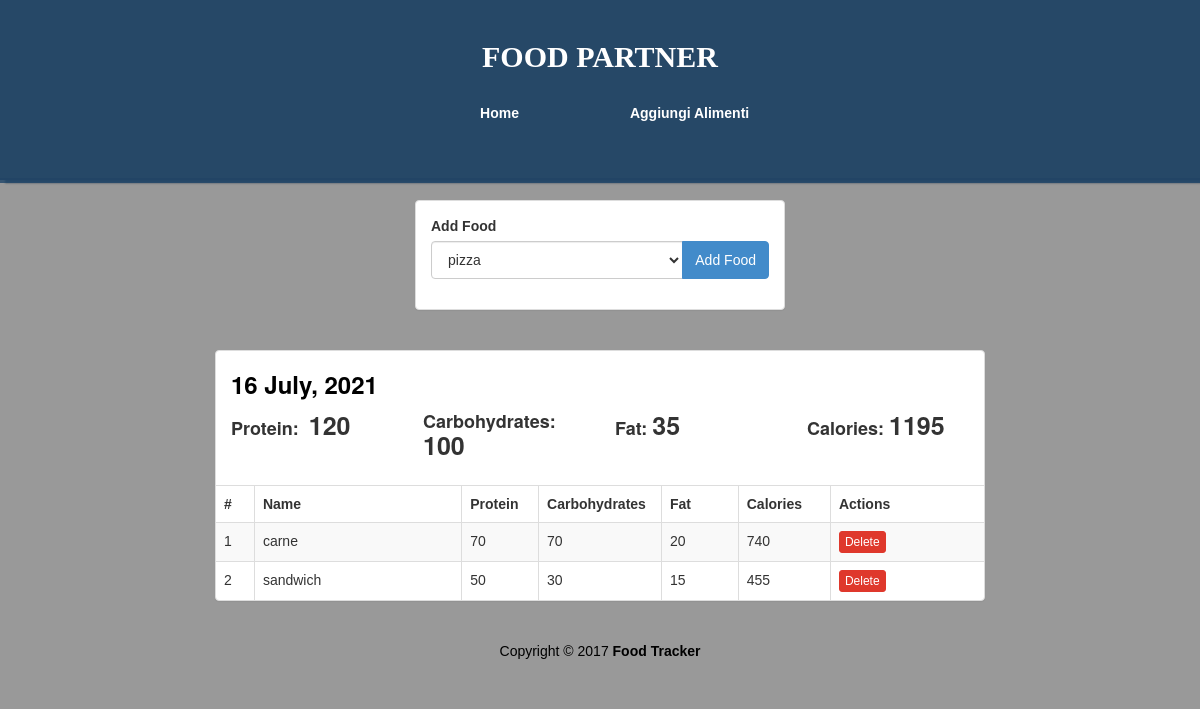
Page /view/3 on the committed database.
### database/models.py (models this page shows)
class Log(db.Model):
    id = db.Column(db.Integer, primary_key=True)
    date = db.Column(db.Date, nullable=False)
    foods = db.relationship('Alimenti', secondary=log_food, lazy='dynamic')

class Alimenti(db.Model):
    __tablename__ = "Alimenti"
    id = db.Column(db.Integer, primary_key=True)
    name = db.Column(db.String(50), unique=True, nullable=False)
    proteins = db.Column(db.Integer, nullable=False)
    carbs = db.Column(db.Integer, nullable=False)
    fats = db.Column(db.Integer, nullable=False)
    @property
    def calories(self):
        return self.proteins * 4 + self.carbs * 4 + self.fats * 9

### main/routes.py (the view)
@main.route("/view/<int:log_id>")
def view(log_id):
    log = Log.query.get_or_404(log_id)
    foods = Alimenti.query.all()
    totali = {
        'proteins' : 0,
        'carbs' : 0,
        'fats' : 0,
        'calories' : 0
    }
    for food in log.foods:
        totali['proteins'] += food.proteins
        totali['carbs'] += food.carbs
        totali['fats'] += food.fats
        totali['calories'] += food.calories
    return render_template("view.html", foods=foods, log=log, totali=totali)

### templates/view.html (shortened to what this page needs)
<!DOCTYPE html>
<html lang="en">
<head>
    <link rel="stylesheet" href="/static/united.min.css" />
    <link rel="stylesheet" href="/static/styles.css" />
</head>
<body>
    <div class="container-fluid" id="wrapper">
        <div class="row" id="homeJumbo">
            <div class="overlay"></div>
            <div class="col-lg-12">
                <h1>
                    <a href="#">FOOD PARTNER</a>
                </h1>
                <div class="row t20">
                    <div class="col-lg-4 col-lg-offset-4">
                        <ul class="nav nav-pills nav-justified">
                            <li role="presentation">
                                <a href="{{ url_for('dashboard') }}" title="Home">Home</a>
                            </li>
                            <li role="presentation">
                                <a href="{{ url_for('main.add') }}" title="Add Food Item">Aggiungi Alimenti</a>
                            </li>
                        </ul>
                    </div>
                </div>
            </div>
        </div>
        <div class="row t20">
            <div class="col-lg-4 col-lg-offset-4">
                <div class="panel panel-default">
                    <div class="panel-body">
                        <form action="{{ url_for('main.add_food_to_log', log_id=log.id) }}" method="POST" role="form">
                            <div class="form-group">
                                <label>Add Food</label>
                                <div class="input-group">
                                    <select class="form-control" name="food-select">
                                        {% for food in foods %}
                                        <option value="{{food.id}}">{{food.name}}</option>
                                        {% endfor %}
                                    </select>
                                    <span class="input-group-btn">
                                        <button type="submit" class="btn btn-primary" id="add-btn">
                                             Add Food
                                        </button>
                                    </span>
                                </div>
                            </div>
                        </form>
                    </div>
                </div>
            </div>
        </div>
        <div class="row t20">
            <div class="col-lg-8 col-lg-offset-2">
                <div class="panel panel-default">
                    <div class="panel-body">
                        <h3 class="lean-h text-black">
                             {{ log.date.strftime('%d %B, %Y') }}
                        </h3>
                        <div class="row">
                            <div class="col-lg-3">
                                <h4 class="lean-h">
                                    Protein: &nbsp;<strong class="f25">{{totali['proteins']}}</strong>
                                </h4>
                            </div>
                            <div class="col-lg-3">
                                <h4 class="lean-h">
                                    Carbohydrates: <strong class="f25">{{totali['carbs']}}</strong>
                                </h4>
                            </div>
                            <div class="col-lg-3">
                                <h4 class="lean-h">
                                    Fat: <strong class="f25">{{totali['fats']}}</strong>
                                </h4>
                            </div>
                            <div class="col-lg-3">
                                <h4 class="lean-h">
                                    Calories: <strong class="f25">{{totali['calories']}}</strong>
                                </h4>
                            </div>
                        </div>
                    </div>
                    <div class="table-responsive">
                        <table class="table table-striped table-hover table-bordered">
                            <thead>
                                <tr>
                                    <th style="width: 5%;">#</th>
                                    <th>Name</th>
                                    <th style="width: 10%;">Protein</th>
                                    <th style="width: 16%;">Carbohydrates</th>
                                    <th style="width: 10%;">Fat</th>
                                    <th style="width: 12%;">Calories</th>
                                    <th style="width: 20%;">Actions</th>
                                </tr>
                            </thead>
                            <tbody>
                                {% for food in log.foods %}
                                <tr>
                                    <td>{{loop.index}}</td><td>{{food.name}}</td>
                                    <td>{{food.proteins}}</td>
                                    <td>{{food.carbs}}</td>
                                    <td>{{food.fats}}</th>
                                    <td>{{food.calories}}</td>
                                    <td>
                                        <a href="{{url_for('main.remove_food_from_log', log_id=log.id, food_id=food.id)}}" class="btn btn-danger btn-xs">
                                             Delete
                                        </a>
                                    </td>
                                </tr>
                                {% endfor %}
                            </tbody>
                        </table>
                    </div>
                </div>
            </div>
        </div>
        <footer>
            <div class="row pad">
                <div class="col-lg-12 text-center">
                    Copyright &copy; 2017 <strong>Food Tracker</strong>
                </div>
            </div>
        </footer>
    </div>
</body>
</html>

### static/styles.css (style rules this page uses)
body { background: rgba(0, 0, 0, .4); font-family: 'Ubuntu', sans-serif; }
#homeJumbo { position: relative; min-height: 180px; background: rgba(53, 67, 82, 0.8); background-size: cover; background-repeat: no-repeat; border-bottom: 2px solid rgba(44, 62, 80, .8); box-shadow: 7px 1px 2px 2px rgba(44, 62, 80, .8); }
#homeJumbo > div.overlay { position: absolute; height: 183px; width: 100%; background: rgba(30, 69, 105, 0.8); }
#homeJumbo h1 { font-size: 30px; color: white; font-family: 'Oswald'; text-align: center; padding-top: 20px; font-weight: bolder; }
#homeJumbo h1 > a { color: white; text-decoration: none; }
.t20 { margin-top: 20px; }
.f25 { font-size: 25px; }
.nav-justified>li>a { color: white; font-weight: bolder; }
.nav-pills>li+li { padding-left: 10px; }
.lean-h { margin-top: 5px; margin-bottom: 10px; font-weight: bolder; }
.text-black { color: black !important; }
footer { margin-top: 20px; color: black; margin-bottom: 20px; }

### rows in the picture
Log: date "16 July, 2021"
Alimenti: name "carne", proteins "70", carbs "70", fats "20", calories "740"
Alimenti: name "sandwich", proteins "50", carbs "30", fats "15", calories "455"

### other values in the picture
{{ totali['proteins'] }} "120"
{{ totali['carbs'] }} "100"
{{ totali['fats'] }} "35"
{{ totali['calories'] }} "1195"
form field food-select "pizza"
